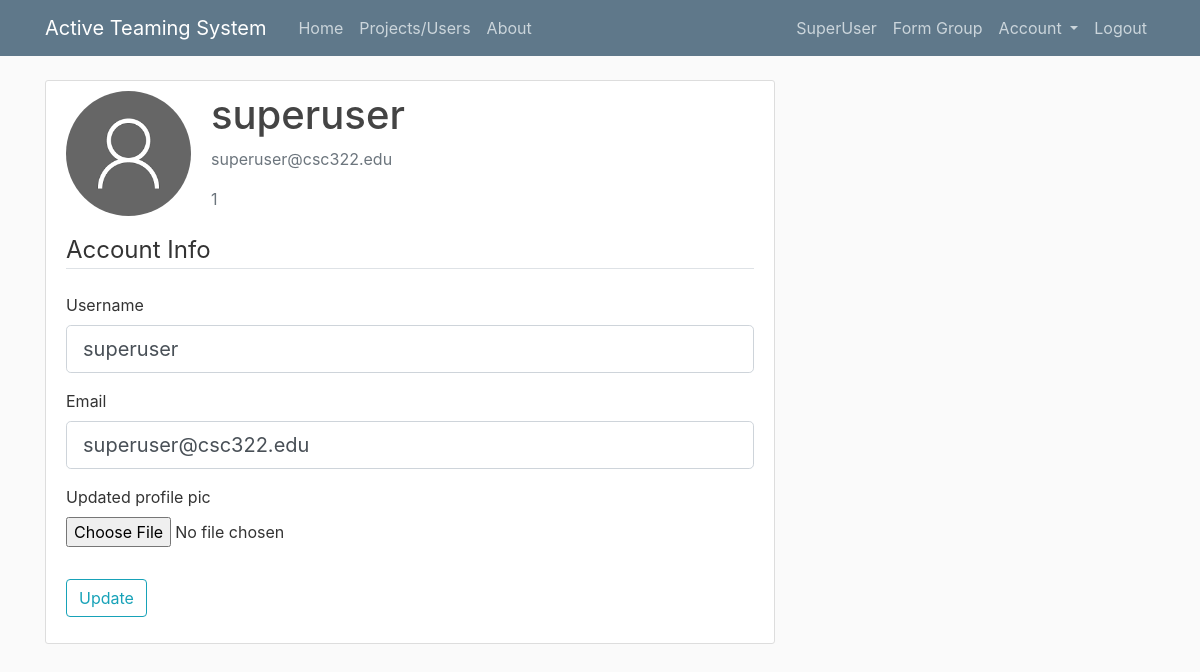
Page /account (signed in) on the committed database.
### application/models.py (models this page shows, shortened)
class User(db.Model,UserMixin):
    id = db.Column(db.Integer, primary_key=True)
    username = db.Column(db.String(20), unique=True, nullable=False)
    email = db.Column(db.String(120), unique=True, nullable=False)
    image_file = db.Column(db.String(20), nullable=False, default='default.jpg')
    password = db.Column(db.String(60), nullable=False)
    rating = db.Column(db.Integer,nullable=False,default=0)
    compliments = db.relationship('Compliment', backref='recipient', lazy=True)
    complaints = db.relationship('Complaint', backref='complainee', lazy=True)
    UserBlacklist = db.relationship('UserBlacklist', backref='user_blacklisted', lazy=True)
    applications = db.relationship('Application', backref='referee', lazy=True)
    is_su = db.Column(db.Boolean, default=False, nullable=False)
    is_blacklisted = db.Column(db.Boolean, default=False, nullable=False)

### application/route.py (the view)
@app.route("/account", methods=['GET', 'POST'])
@login_required
def account():
    form = UpdateAccountForm()
    if form.validate_on_submit():
        if form.picture.data:
            picture_file = save_picture(form.picture.data)
            current_user.image_file = picture_file
        current_user.username = form.username.data
        current_user.email = form.email.data
        db.session.commit()
        flash('Your account has been updated!', 'success')
        return redirect(url_for('account'))
    elif request.method == 'GET':
        form.username.data = current_user.username
        form.email.data = current_user.email
    image_file = url_for('static', filename='profile_pics/' + current_user.image_file)
    return render_template('account.html', title='Account',
                           image_file=image_file, form=form)

### application/forms.py (shortened to what this page needs)
class UpdateAccountForm(FlaskForm):
    username = StringField('Username',
                           validators=[DataRequired(), Length(min=2, max=20)])
    email = StringField('Email',
                        validators=[DataRequired(), Email()])
    picture = FileField('Updated profile pic',validators=[FileAllowed(['jpg','png'])])
    submit = SubmitField('Update')

### application/models.py (called while the page is built)
@login_manager.user_loader
def load_user(user_id):
    return User.query.get(int(user_id))

### application/templates/account.html (shortened to what this page needs)
{% extends "layout.html" %}
{% block content %}
    <div class="content-section">
      <div class="media">
        <img class="rounded-circle account-img" src="{{ image_file }}">
        <div class="media-body">
          <h2 class="account-heading">{{ current_user.username }}</h2>
          <p class="text-secondary">{{ current_user.email }}</p>
          <p class="text-secondary">{{ current_user.id }}</p>
        </div>
      </div>
        <form method="POST" action="" enctype="multipart/form-data">
            <fieldset class="form-group">
                <legend class="border-bottom mb-4">Account Info</legend>
                <div class="form-group">
                    {{ form.username.label(class="form-control-label") }}
                    {% if form.username.errors %}
                        {{ form.username(class="form-control form-control-lg is-invalid") }}
                        <div class="invalid-feedback">
                            {% for error in form.username.errors %}
                                <span>{{ error }}</span>
                            {% endfor %}
                        </div>
                    {% else %}
                        {{ form.username(class="form-control form-control-lg") }}
                    {% endif %}
                </div>
                <div class="form-group">
                    {{ form.email.label(class="form-control-label") }}
                    {% if form.email.errors %}
                        {{ form.email(class="form-control form-control-lg is-invalid") }}
                        <div class="invalid-feedback">
                            {% for error in form.email.errors %}
                                <span>{{ error }}</span>
                            {% endfor %}
                        </div>
                    {% else %}
                        {{ form.email(class="form-control form-control-lg") }}
                    {% endif %}
                </div>
                <div class="form-group">
                    {{ form.picture.label() }}
                    {{ form.picture(class="form-control-file") }}
                </div>
            </fieldset>
            <div class="form-group">
                {{ form.submit(class="btn btn-outline-info") }}
            </div>
        </form>
    </div>
{% endblock content %}

### application/static/main.css (style rules this page uses)
body { background: #fafafa; color: #333333; margin-top: 5rem; }
h1, h2, h3, h4, h5, h6 { color: #444444; }
.content-section { background: #ffffff; padding: 10px 20px; border: 1px solid #dddddd; border-radius: 3px; margin-bottom: 20px; }
.account-img { height: 125px; width: 125px; margin-right: 20px; margin-bottom: 16px; }
.account-heading { font-size: 2.5rem; }

### rows in the picture
User: username "superuser", email "superuser@csc322.edu", id "1"
